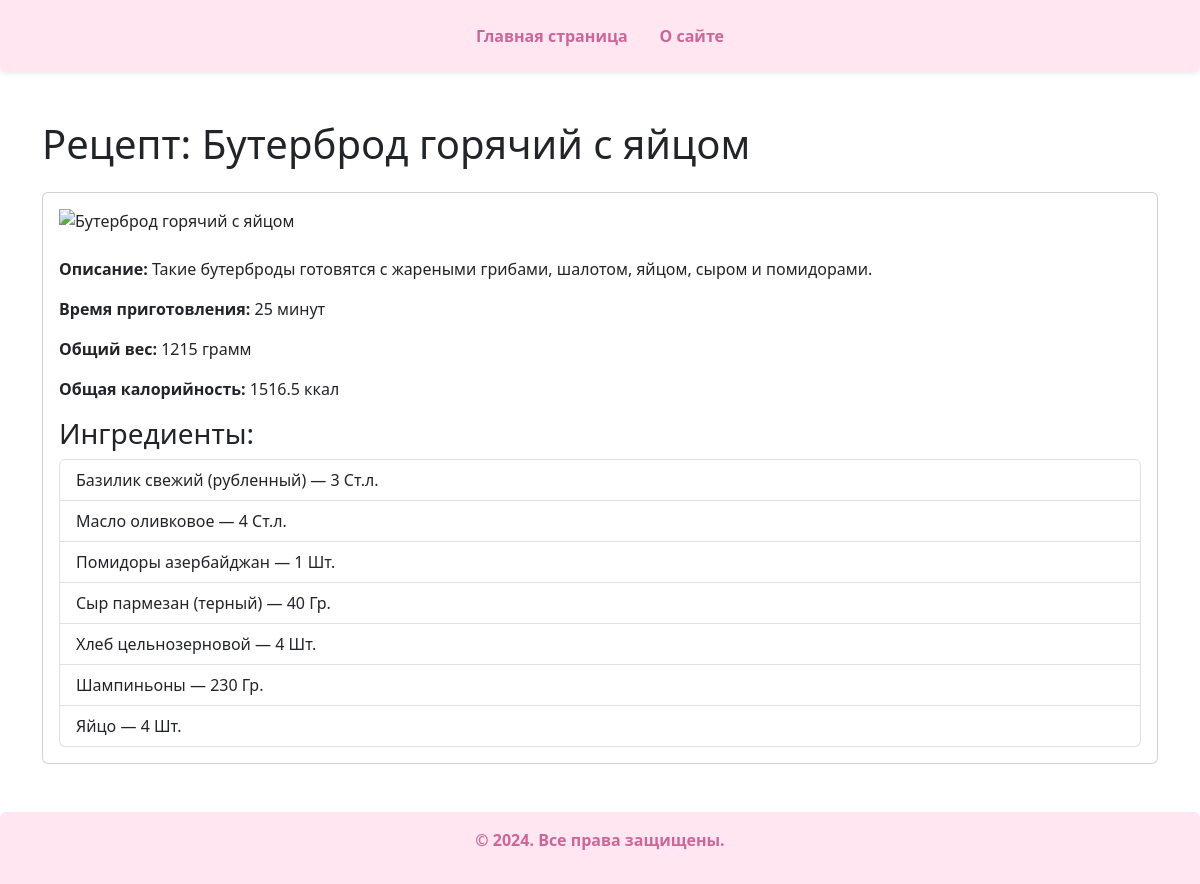
The page /recipe/5/ on the database its author committed.
### recipe_catalog/models.py (models this page shows, shortened)
class Recipe(models.Model):
    PCS = "pcs"
    G = "g"
    ML = "ml"
    name = models.TextField(max_length=300, unique=True, verbose_name="Название блюда")
    description = models.TextField(default="", verbose_name="Описание")
    image = models.ImageField(upload_to="images/", default="images/default.jpg", verbose_name="Изображение")
    cooking_time = models.IntegerField(default=0, verbose_name="Время приготовления",
                                       help_text="Время приготовления в минутах",
                                       validators=[MinValueValidator(1, 'Conversion rate must be positive.')])
    ingredients = models.ManyToManyField(Ingredient, through="RecipeIngredient")
    author = models.ForeignKey(User, on_delete=models.CASCADE, related_name="recipes", verbose_name="Автор")
    def total_weight(self):
        total_weight = 0
        for ri in self.recipeingredient_set.all():
            if ri.unit and ri.unit.key == self.PCS:
                weight = ri.count * ri.weight_by_pcs
            elif ri.unit and ri.unit.key in [self.G, self.ML]:
                weight = ri.count
            elif ri.unit:
                conversion = VolumeUnitConversion.objects.filter(unit=ri.unit).first()
                weight = ri.count * (conversion.weight if conversion else 0)
            else:
                weight = ri.count
            total_weight += weight
        return total_weight
    def total_calories(self):
        total_calories = 0
        for ri in self.recipeingredient_set.all():
            if ri.unit and ri.unit.key == self.PCS:
                weight_in_grams = ri.count * (ri.weight_by_pcs or 0)
            elif ri.unit and ri.unit.key in [self.G, self.ML]:
                weight_in_grams = ri.count
            elif ri.unit:
                conversion = VolumeUnitConversion.objects.filter(unit=ri.unit).first()
                weight_in_grams = ri.count * (conversion.weight if conversion else 0)
            else:
                weight_in_grams = ri.count
            total_calories += (weight_in_grams / 100) * ri.ingredient.calories
        return round(total_calories, 2)

class Ingredient(models.Model):
    name = models.TextField(max_length=255, null=False, default="Ингредиент", unique=True, verbose_name="Название",
                            validators=[
                                RegexValidator(
                                    regex=r'^[A-Za-zА-Яа-яёЁ\s]+$',
                                    message='Name should be a string value.'
                                )
                            ]
                            )
    calories = models.IntegerField(
        default=0,
        help_text="Калорийность на 100 ед. изм.",
        verbose_name="Калорийность",
        validators=[MinValueValidator(1, 'Conversion rate must be positive.')]
    )

### recipe_catalog/views.py (the view)
# urls.py: path('recipe/<int:pk>/', detail, name='detail'),
def detail(request, pk):
    template_name = 'recipe_catalog/recipe.html'
    recipe = get_object_or_404(Recipe, pk=pk)
    ingredients = []
    for ri in recipe.recipeingredient_set.select_related('ingredient', 'unit').order_by('ingredient__name'):
        ingredient = ri.ingredient
        if ri.unit:
            unit_label = ri.unit.abbreviation or ri.unit.label
            unit = f"{ri.count} {unit_label}"
        else:
            unit = f"{ri.count} г"
        ingredients.append({
            'name': ingredient.name,
            'unit': unit,
        })
    context = {
        'title': recipe.name,
        'description': recipe.description,
        'cooking_time': recipe.cooking_time,
        'total_weight': recipe.total_weight(),
        'total_calories': recipe.total_calories(),
        'ingredients': ingredients,
        'image': recipe.image.url,
    }
    return render(request, template_name, context)

### templates/recipe_catalog/recipe.html
{% extends "base.html" %}
{% block content %}
<h1 class="mb-4">Рецепт: {{ title }}</h1>
<div class="card">
    <div class="card-body">
        {% if image %}
        <img src="{{ image }}" alt="{{ title }}" class="img-fluid mb-4" style="max-width: 100%; height: auto;">
        {% endif %}
        <p class="card-text"><strong>Описание:</strong> {{ description }}</p>
        <p><strong>Время приготовления:</strong> {{ cooking_time }} минут</p>
        <p><strong>Общий вес:</strong> {{ total_weight }} грамм</p>
        <p><strong>Общая калорийность:</strong> {{ total_calories }} ккал</p>
        <h3>Ингредиенты:</h3>
        <ul class="list-group">
            {% for ingredient in ingredients %}
            <li class="list-group-item">{{ ingredient.name }} — {{ ingredient.unit }}</li>
            {% endfor %}
        </ul>
    </div>
</div>
{% endblock %}

### templates/base.html (shortened to what this page needs)
<!DOCTYPE html>
<html lang="ru">
<head>
    <link href="https://cdn.jsdelivr.net/npm/bootstrap@5.3.3/dist/css/bootstrap.min.css" rel="stylesheet"
>
</head>
<body>
{% include "menu.html" %}
<main class="container my-5">
    {% block content %}
    {% endblock %}
</main>
{% include "footer.html" %}
</body>
</html>

### templates/menu.html
<header class="bg-light-pink shadow-sm rounded-bottom py-3 mb-4">
    <nav class="container d-flex justify-content-center">
        <ul class="nav">
            <li class="nav-item">
                <a class="nav-link text-dark-pink fw-bold" href="/">Главная страница</a>
            </li>
            <li class="nav-item">
                <a class="nav-link text-dark-pink fw-bold" href="/about/">О сайте</a>
            </li>
        </ul>
    </nav>
</header>

### templates/footer.html
<footer class="bg-light-pink text-center text-dark-pink fw-bold py-3 rounded-top mt-4">
    <p>&copy; 2024. Все права защищены.</p>
</footer>

### templates/base.html (style rules this page uses)
.bg-light-pink { background-color: #ffe6f0; }
.text-dark-pink { color: #cc6699; }
.rounded-bottom { border-bottom-left-radius: 1.5rem; border-bottom-right-radius: 1.5rem; }
.rounded-top { border-top-left-radius: 1.5rem; border-top-right-radius: 1.5rem; }

### rows shown on the page
Recipe: name "Бутерброд горячий с яйцом", description "Такие бутерброды готовятся с жареными грибами, шалотом, яйцом, сыром и помидорами."
Ingredient: name "Базилик свежий (рубленный)"
Ingredient: name "Масло оливковое"
Ingredient: name "Помидоры азербайджан"
Ingredient: name "Сыр пармезан (терный)"
Ingredient: name "Хлеб цельнозерновой"
Ingredient: name "Шампиньоны"
Ingredient: name "Яйцо"

### other values the page prints
{{ cooking_time }} "25"
{{ total_weight }} "1215"
{{ total_calories }} "1516.5"
{{ ingredient.unit }} "3 Ст.л." "4 Ст.л." "1 Шт." "40 Гр." "4 Шт." "230 Гр." "4 Шт."
